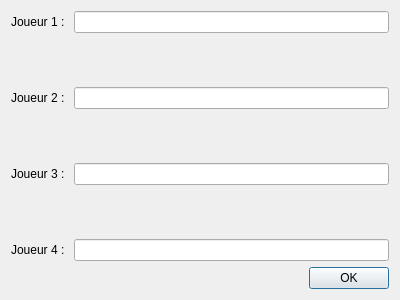
<?xml version="1.0" encoding="UTF-8"?>
<ui version="4.0">
 <class>windowplayer</class>
 <widget class="QDialog" name="windowplayer">
  <property name="geometry">
   <rect>
    <x>0</x>
    <y>0</y>
    <width>400</width>
    <height>300</height>
   </rect>
  </property>
  <property name="windowTitle">
   <string>Dialog</string>
  </property>
  <layout class="QGridLayout" name="gridLayout">
   <item row="2" column="0">
    <widget class="QDialogButtonBox" name="buttonBox">
     <property name="orientation">
      <enum>Qt::Horizontal</enum>
     </property>
     <property name="standardButtons">
      <set>QDialogButtonBox::Ok</set>
     </property>
    </widget>
   </item>
   <item row="1" column="0">
    <layout class="QFormLayout" name="formLayout">
     <item row="0" column="0">
      <widget class="QLabel" name="label">
       <property name="text">
        <string>Joueur 1 : </string>
       </property>
      </widget>
     </item>
     <item row="2" column="0">
      <widget class="QLabel" name="label_2">
       <property name="text">
        <string>Joueur 2 : </string>
       </property>
      </widget>
     </item>
     <item row="4" column="0">
      <widget class="QLabel" name="label_3">
       <property name="text">
        <string>Joueur 3 : </string>
       </property>
      </widget>
     </item>
     <item row="6" column="0">
      <widget class="QLabel" name="label_4">
       <property name="text">
        <string>Joueur 4 : </string>
       </property>
      </widget>
     </item>
     <item row="0" column="1">
      <widget class="QLineEdit" name="QLineEdit_joueur1"/>
     </item>
     <item row="2" column="1">
      <widget class="QLineEdit" name="QLineEdit_joueur2"/>
     </item>
     <item row="4" column="1">
      <widget class="QLineEdit" name="QLineEdit_joueur3"/>
     </item>
     <item row="6" column="1">
      <widget class="QLineEdit" name="QLineEdit_joueur4"/>
     </item>
     <item row="1" column="1">
      <spacer name="verticalSpacer">
       <property name="orientation">
        <enum>Qt::Vertical</enum>
       </property>
       <property name="sizeHint" stdset="0">
        <size>
         <width>20</width>
         <height>40</height>
        </size>
       </property>
      </spacer>
     </item>
     <item row="3" column="1">
      <spacer name="verticalSpacer_2">
       <property name="orientation">
        <enum>Qt::Vertical</enum>
       </property>
       <property name="sizeHint" stdset="0">
        <size>
         <width>20</width>
         <height>40</height>
        </size>
       </property>
      </spacer>
     </item>
     <item row="5" column="1">
      <spacer name="verticalSpacer_3">
       <property name="orientation">
        <enum>Qt::Vertical</enum>
       </property>
       <property name="sizeHint" stdset="0">
        <size>
         <width>20</width>
         <height>40</height>
        </size>
       </property>
      </spacer>
     </item>
    </layout>
   </item>
  </layout>
 </widget>
 <resources/>
 <connections>
  <connection>
   <sender>buttonBox</sender>
   <signal>accepted()</signal>
   <receiver>windowplayer</receiver>
   <slot>accept()</slot>
   <hints>
    <hint type="sourcelabel">
     <x>248</x>
     <y>254</y>
    </hint>
    <hint type="destinationlabel">
     <x>157</x>
     <y>274</y>
    </hint>
   </hints>
  </connection>
  <connection>
   <sender>buttonBox</sender>
   <signal>rejected()</signal>
   <receiver>windowplayer</receiver>
   <slot>reject()</slot>
   <hints>
    <hint type="sourcelabel">
     <x>316</x>
     <y>260</y>
    </hint>
    <hint type="destinationlabel">
     <x>286</x>
     <y>274</y>
    </hint>
   </hints>
  </connection>
 </connections>
</ui>
